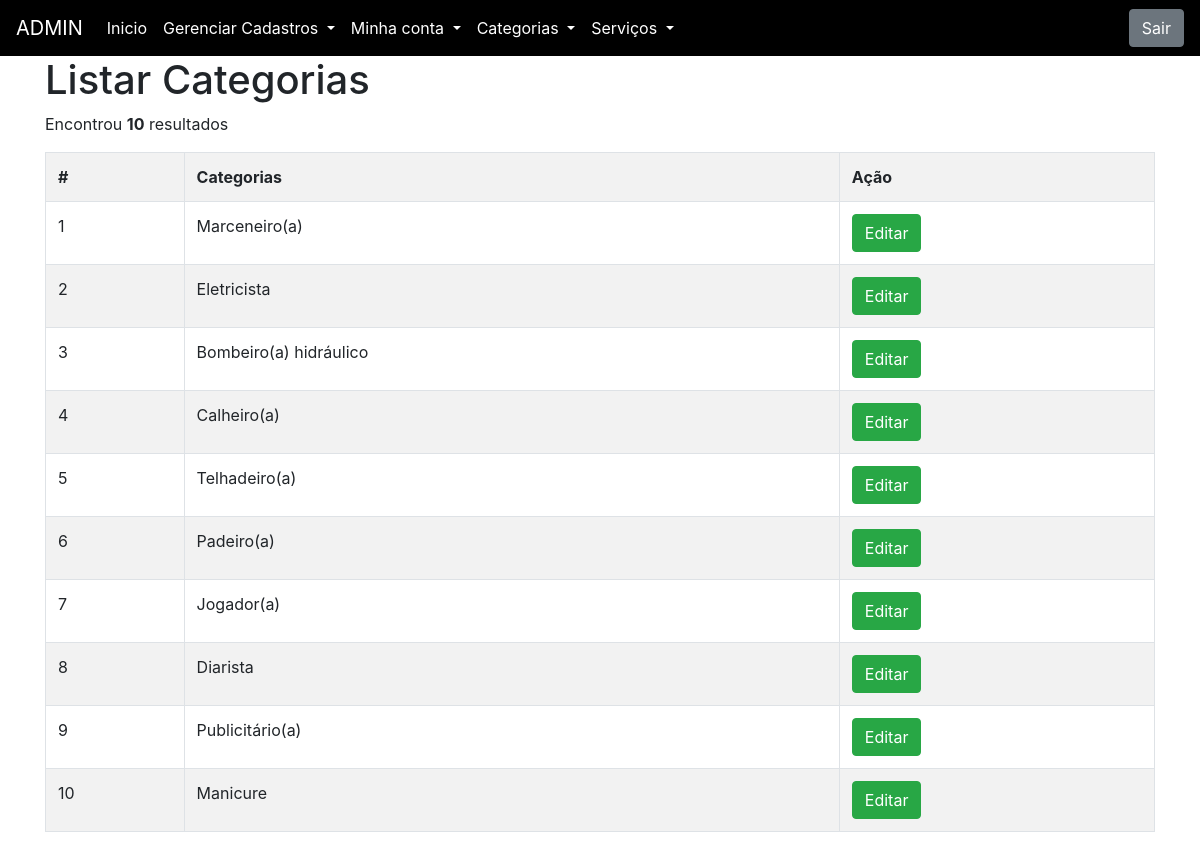
Page /AreaPrivadaA.php?page=Listar-Categorias (signed in) on the committed database.
### tables this page shows
CREATE TABLE `categoria` (
  `id_Categoria` int(11) NOT NULL,
  `TipoCategoria` varchar(255) NOT NULL
);

### Listar-Categorias.php (the view, shortened to what this page needs)
<!DOCTYPE html>
<h1>Listar Categorias</h1>
<?php
	$sql = "SELECT * FROM categoria";
	$res = $conn->query($sql) or die($conn->error);
	$qtd = $res->num_rows;
	if($qtd > 0){
		print "<p>Encontrou <b>$qtd</b> resultados</p>";
		print "<table class='table table-bordered table-striped table-hover'>";
		print "<tr>";
		print "<th>#</th>";
		print "<th>Categorias</th>";
		print "<th>Ação</th>";
		print "</tr>";
		$count = 1;
		while($row = $res->fetch_object()){
			print "<tr>";
			print "<td>".$count++."</td>";
			print "<td>".$row->TipoCategoria."</td>";
			print "<td>
						<button class='btn btn-success' onclick=\"location.href='?page=Editar-Categoria&id_Categoria=".$row->id_Categoria."';\">Editar</button>
			       </td>";
			print "</tr>";
		}
		print "</table>";
	}else{
		print "Nenhum dado encontrado";
	}
?>

### rows in the picture
categoria: TipoCategoria "Marceneiro(a)"
categoria: TipoCategoria "Eletricista"
categoria: TipoCategoria "Bombeiro(a) hidráulico"
categoria: TipoCategoria "Calheiro(a)"
categoria: TipoCategoria "Telhadeiro(a)"
categoria: TipoCategoria "Padeiro(a)"
categoria: TipoCategoria "Jogador(a)"
categoria: TipoCategoria "Diarista"
categoria: TipoCategoria "Publicitário(a)"
categoria: TipoCategoria "Manicure"

### other values in the picture
$qtd "10"
